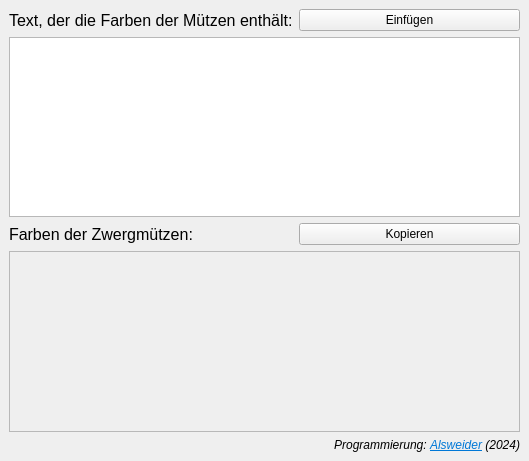
<?xml version="1.0" encoding="UTF-8"?>
<ui version="4.0">
 <class>MainWindow</class>
 <widget class="QMainWindow" name="MainWindow">
  <property name="geometry">
   <rect>
    <x>0</x>
    <y>0</y>
    <width>529</width>
    <height>461</height>
   </rect>
  </property>
  <property name="windowTitle">
   <string>Mützenfinder</string>
  </property>
  <property name="windowIcon">
   <iconset resource="ressourcen.qrc">
    <normaloff>:/bilder/icon.ico</normaloff>:/bilder/icon.ico</iconset>
  </property>
  <property name="layoutDirection">
   <enum>Qt::LeftToRight</enum>
  </property>
  <property name="autoFillBackground">
   <bool>true</bool>
  </property>
  <widget class="QWidget" name="centralwidget">
   <layout class="QGridLayout" name="gridLayout">
    <item row="0" column="0">
     <widget class="QLabel" name="label">
      <property name="font">
       <font>
        <pointsize>12</pointsize>
       </font>
      </property>
      <property name="text">
       <string>Text, der die Farben der Mützen enthält:</string>
      </property>
     </widget>
    </item>
    <item row="0" column="1">
     <widget class="QPushButton" name="pushButton">
      <property name="text">
       <string>Einfügen</string>
      </property>
     </widget>
    </item>
    <item row="1" column="0" colspan="2">
     <widget class="QPlainTextEdit" name="plainTextEdit">
      <property name="font">
       <font>
        <pointsize>12</pointsize>
       </font>
      </property>
     </widget>
    </item>
    <item row="2" column="0">
     <widget class="QLabel" name="label_2">
      <property name="font">
       <font>
        <pointsize>12</pointsize>
       </font>
      </property>
      <property name="text">
       <string>Farben der Zwergmützen:</string>
      </property>
     </widget>
    </item>
    <item row="2" column="1">
     <widget class="QPushButton" name="pushButton_2">
      <property name="text">
       <string>Kopieren</string>
      </property>
     </widget>
    </item>
    <item row="4" column="1">
     <widget class="QLabel" name="label_3">
      <property name="layoutDirection">
       <enum>Qt::LeftToRight</enum>
      </property>
      <property name="text">
       <string>&lt;html&gt;&lt;head/&gt;&lt;body&gt;&lt;p&gt;&lt;span style=&quot; font-style:italic;&quot;&gt;Programmierung: &lt;/span&gt;&lt;a href=&quot;https://github.com/Alsweider&quot;&gt;&lt;span style=&quot; font-style:italic; text-decoration: underline; color:#0078d7;&quot;&gt;Alsweider&lt;/span&gt;&lt;/a&gt;&lt;span style=&quot; font-style:italic;&quot;&gt; (2024)&lt;/span&gt;&lt;/p&gt;&lt;/body&gt;&lt;/html&gt;</string>
      </property>
      <property name="alignment">
       <set>Qt::AlignRight|Qt::AlignTrailing|Qt::AlignVCenter</set>
      </property>
      <property name="openExternalLinks">
       <bool>true</bool>
      </property>
     </widget>
    </item>
    <item row="3" column="0" colspan="2">
     <widget class="QTextEdit" name="textEditFarbliste">
      <property name="enabled">
       <bool>false</bool>
      </property>
      <property name="font">
       <font>
        <pointsize>12</pointsize>
        <bold>true</bold>
       </font>
      </property>
     </widget>
    </item>
   </layout>
  </widget>
  <widget class="QMenuBar" name="menubar">
   <property name="geometry">
    <rect>
     <x>0</x>
     <y>0</y>
     <width>529</width>
     <height>22</height>
    </rect>
   </property>
  </widget>
 </widget>
 <resources>
  <include location="ressourcen.qrc"/>
 </resources>
 <connections/>
</ui>
